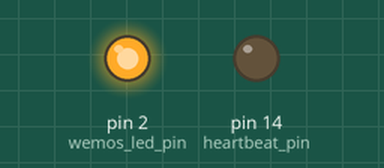
Bench run of a sketch on a simulated Arduino Uno, built with avr-gcc and run on an emulated ATmega328P. Parts: output pins drawn as LEDs (lit = HIGH). What the sketch prints to the serial monitor is not drawn.

Above: at 2.0 s.
At 4.02 s:
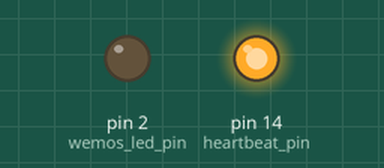
Timing chart, 0 to 5.9 s (numbered marks = the images above):
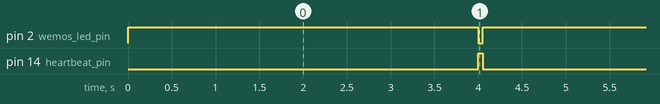

The sketch:

Wemos_force_Hardware_Watchdog_timeout_reset_example.ino
```cpp
// This example is intended to test the Hardware Watchdog functionality by increasing the
// time at which heartbeat pulses are sent to the watchdog until the watchdog times-out and reboots the Wemos.
// Not intended for use as a real-world sketch.
// Use of blocking delays in the void loop is not recommended. See other examples which use SimpleTimer
// to trigger the heartbeat pulses.

#define heartbeat_pin 14 // Pin D5 - should match the solder bridge on the hardware watchdog
#define wemos_led_pin  2 // Built-in LED on Wemos attached to GPIO2 (Pin D4)

float delay_time_ms = 4000;

void setup()
{
  Serial.begin(74880);
  pinMode(heartbeat_pin, OUTPUT);   // Set Hardware watchdog jumper to match this
  pinMode(wemos_led_pin, OUTPUT);   // Wemos built in LED - active LOW
  digitalWrite(wemos_led_pin,HIGH); // Turn Wemos built-in LED off
}


void loop()
{
  Serial.print(F("Delay between heartbeats = "));
  Serial.print(delay_time_ms/1000);
  Serial.println (F(" seconds"));
  delay(delay_time_ms);               // introduce the delay
  digitalWrite(heartbeat_pin,HIGH);
  digitalWrite(wemos_led_pin,LOW);
  delay(50); // 50ms, but can be as low can be as low as 50us if needed
  digitalWrite(heartbeat_pin,LOW);
  digitalWrite(wemos_led_pin,HIGH);
  Serial.println(F("Heartbeat"));

  delay_time_ms = delay_time_ms+500;  // increase the delay by half a second each time
}
```

Measured:
- by itself, pin 2 (wemos_led_pin): repeats every 4.6 s: HIGH 4.5 s, LOW 0.05 s
- by itself, pin 14 (heartbeat_pin): repeats every 4.6 s: LOW 4.5 s, HIGH 0.05 s
